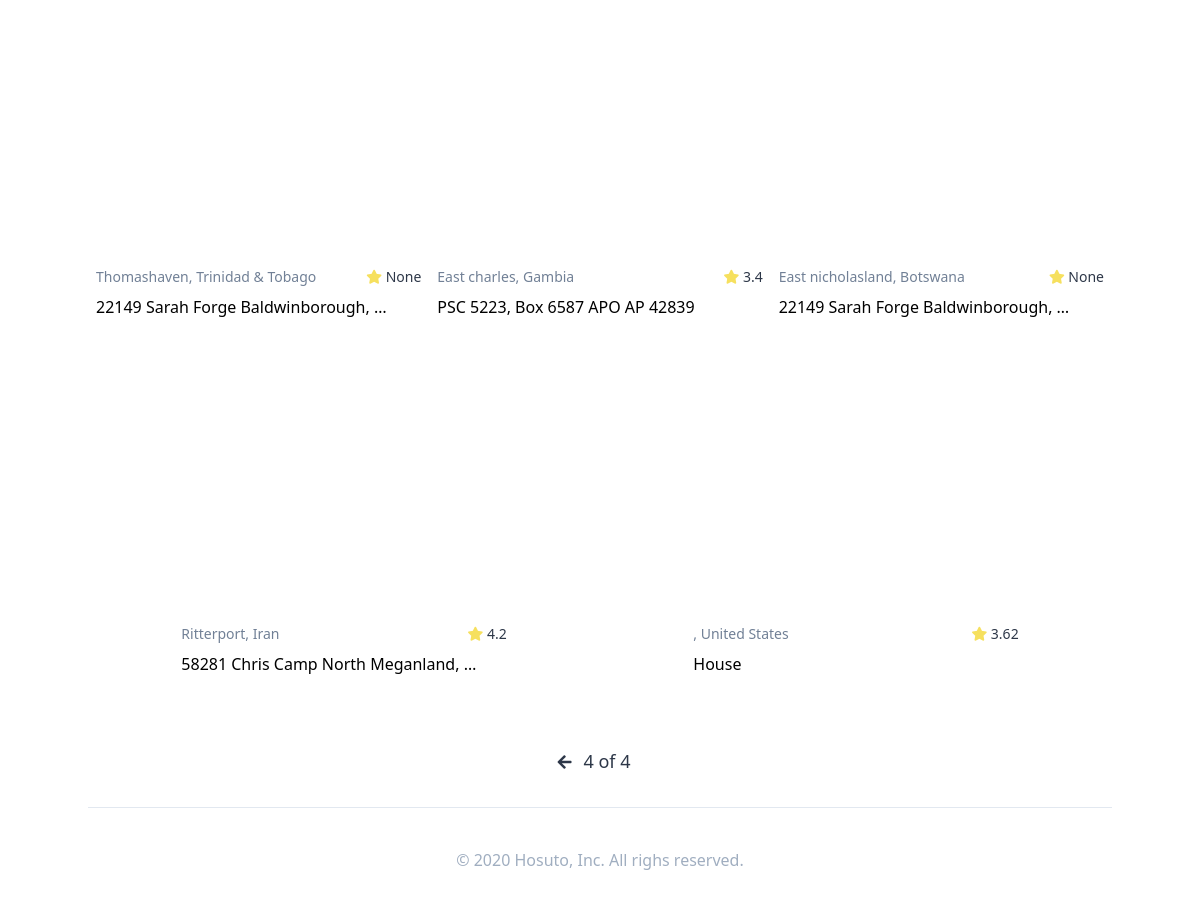
/?page=4 (signed in, lower part), run on an earlier commit of the app's database.
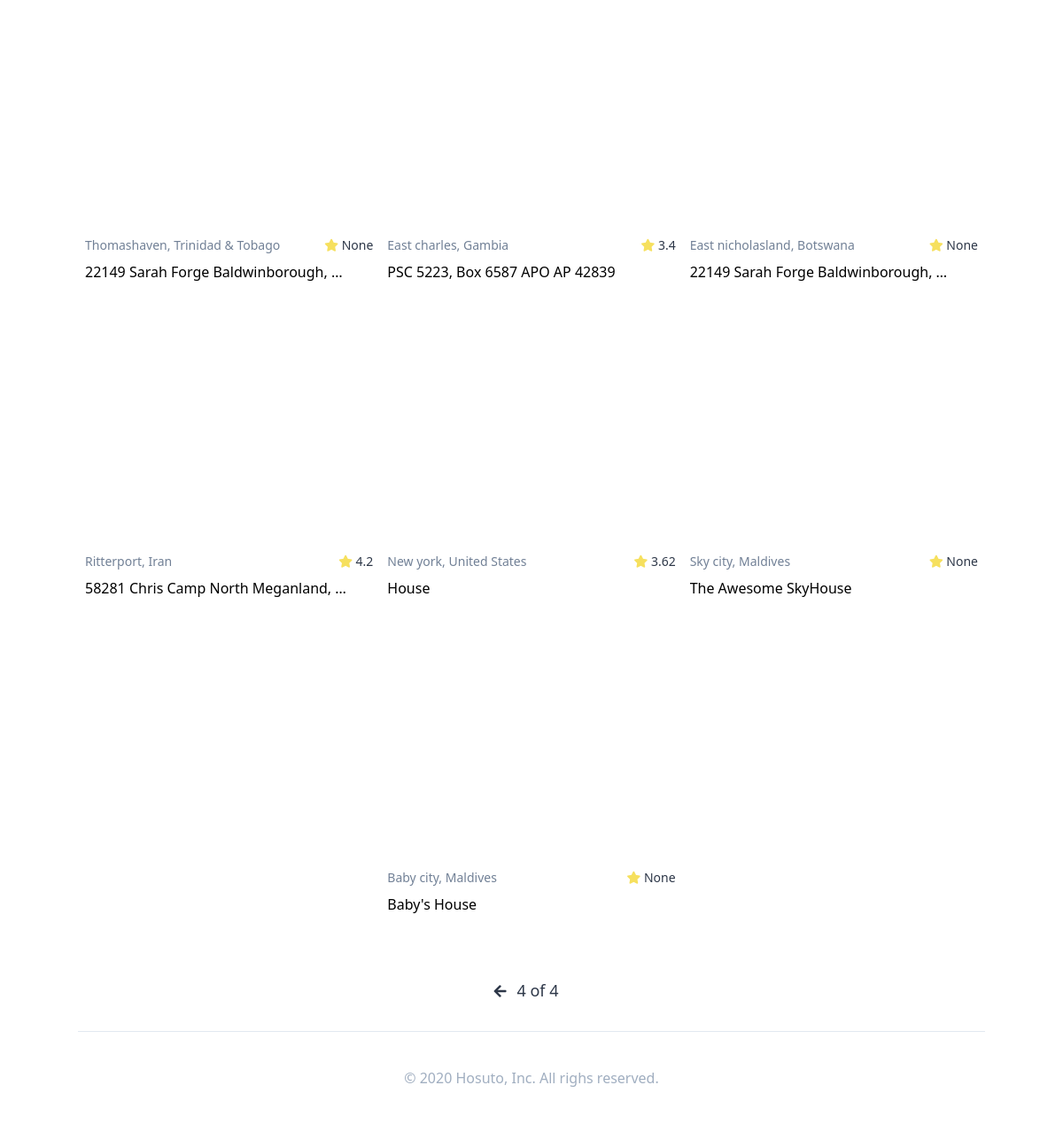
And on a later commit of the database.
### rooms/models.py (models this page shows, shortened)
class Room(core_models.TimeStampedModel):
    name = models.CharField(max_length=120)
    description = models.TextField()
    country = CountryField()
    city = models.CharField(max_length=80)
    price = models.IntegerField()
    address = models.CharField(max_length=150)
    guests = models.IntegerField()
    beds = models.IntegerField()
    bedrooms = models.IntegerField()
    baths = models.IntegerField()
    check_in = models.TimeField()
    check_out = models.TimeField()
    instant_book = models.BooleanField(default=False)
    host = models.ForeignKey(user_models.User, related_name="rooms", on_delete=models.CASCADE)
    room_type = models.ForeignKey(RoomType, related_name="rooms", on_delete=models.SET_NULL, null=True)
    amenities = models.ManyToManyField(Amenity, related_name="rooms", blank=True)
    facilities = models.ManyToManyField(Facility, related_name="rooms", blank=True)
    house_rules = models.ManyToManyField(HouseRule, related_name="rooms", blank=True)
    def total_rating(self):
        all_reviews = self.reviews.all()
        all_ratings = 0
        if len(all_reviews) > 0:
            for review in all_reviews:
                all_ratings += review.rating_average()
            return round(all_ratings / len(all_reviews), 2)
    def first_photo(self):
        try:
            photo, = self.photos.all()[:1]
            return photo.file.url
        except ValueError:
            return None

class Photo(core_models.TimeStampedModel):
    caption = models.CharField(max_length=80)
    file = models.ImageField(upload_to="room-photos")
    room = models.ForeignKey("Room", related_name="photos", on_delete=models.CASCADE)

### reviews/models.py (models this page shows, shortened)
class Review(core_models.TimeStampedModel):
    review = models.TextField()
    accuracy = models.IntegerField(validators=[MinValueValidator(1), MaxValueValidator(5)])
    communication = models.IntegerField(validators=[MinValueValidator(1), MaxValueValidator(5)])
    cleanliness = models.IntegerField(validators=[MinValueValidator(1), MaxValueValidator(5)])
    value = models.IntegerField(validators=[MinValueValidator(1), MaxValueValidator(5)])
    user = models.ForeignKey("users.User", related_name="reviews", on_delete=models.CASCADE)
    room = models.ForeignKey("rooms.Room", related_name="reviews", on_delete=models.CASCADE)
    def rating_average(self):
        average = (self.accuracy + self.communication + self.cleanliness + self.value)/4
        return round(average, 2)
    rating_average.short_description = "Avg."
    class Meta:
        ordering = ("-created",)

### rooms/views.py (the view)
# urls.py: path("", room_views.HomeView.as_view(), name='home'),
class HomeView(ListView):
    model = Room
    paginate_by = 12
    paginate_orphans = 3
    ordering = "created"
    context_object_name = "rooms"

### users/models.py (called while the page is built)
    def get_absolute_url(self):
        return reverse("users:profile", kwargs={"pk": self.pk})

### templates/rooms/room_list.html (shortened to what this page needs)
{% extends 'base.html' %}
{% load static %}
    {% block content %}
</head>
<body>
    <div class="container mx-auto">
        <div class="flex flex-wrap items-center">
        {% for room in rooms %}
            {% include 'mixins/room_card.html' with room=room %}
        {% endfor %}
        </div>
        <div class="flex items-center justify-center mx-auto my-8 container">
        {% if page_obj.has_previous %}
            <a href="?page={{page_obj.previous_page_number}}">
                <i class="fas fa-arrow-left fa-md"></i>
            </a>
        {% endif %}
        <span class="mx-3 font-medium text-lg">{{page_obj.number}} of {{page_obj.paginator.num_pages}}</span>
        </div>
    </div>
    {% endblock %}

### templates/mixins/room_card.html
<div class="xl:w-1/4 lg:w-1/3 md:w-1/2 sm:w-1/2 w-11/12 mb-10 px-2 mx-auto">
    <a href="{% url 'rooms:detail' room.pk %}">
        <div class="w-full h-64 bg-cover bg-center rounded-md mb-2" style="background-image: url({{room.first_photo}});">
        </div>
        <div class="flex justify-between mb-2">
            <span class="text-sm text-gray-600 w-9/12 block truncate">
                {{room.city}}, {{room.country.name}}
            </span>
            <span class="text-sm">
                <i class="fas fa-star text-yellow-400 text-s"></i> {{room.total_rating}}
            </span>
        </div>
        <span class="text-black w-11/12 block truncate">{{room.name}}</span>
    </a>
</div>

What changed in the data, as far as the page shows it:
changed Room "House": city (not shown) → "New york"
added Room: city "Sky city", country.name "Maldives", total_rating "None", name "The Awesome SkyHouse"
added Room: city "Baby city", country.name "Maldives", total_rating "None", name "Baby's House"
